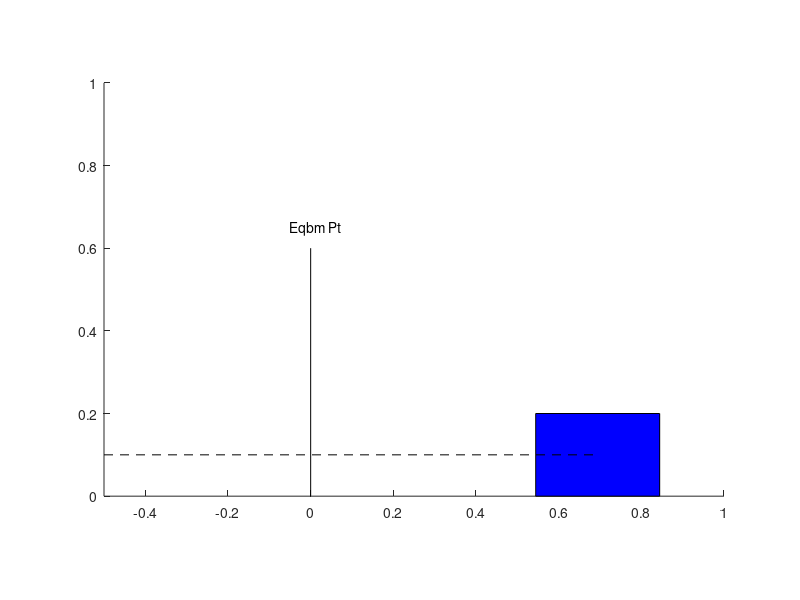

This figure's MATLAB source:
1;
pkg load control;


##**************************************************************************
##*                OCTAVE PROGRAMMING (e-Yantra)
##*                ====================================
##*  This software is intended to teach Octave Programming and Mathematical
##*  Modeling concepts
##*  Theme: Dairy Bike
##*  Filename: Mass_Spring_System.m
##*  Version: 2.0.0  
##*  Date: October 13, 2021
##*
##*  Team ID :
##*  Team Leader Name:
##*  Team Member Name
##*
##*  
##*  Author: e-Yantra Project, Department of Computer Science
##*  and Engineering, Indian Institute of Technology Bombay.
##*  
##*  Software released under Creative Commons CC BY-NC-SA
##*
##*  For legal information refer to:
##*        http://creativecommons.org/licenses/by-nc-sa/4.0/legalcode 
##*     
##*
##*  This software is made available on an �AS IS WHERE IS BASIS�. 
##*  Licensee/end user indemnifies and will keep e-Yantra indemnified from
##*  any and all claim(s) that emanate from the use of the Software or 
##*  breach of the terms of this agreement.
##*  
##*  e-Yantra - An MHRD project under National Mission on Education using 
##*  ICT(NMEICT)
##*
##**************************************************************************


## Function : draw_mass_spring()
## ----------------------------------------------------
## Input:   y - State Vector. In case of mass spring system, the state variables
##              are the position x and the velocity x_dot
##
## Purpose: Takes the state vector as input. It draws the mass spring system in 
##          a 2D plot.
function draw_mass_spring(y)    
  l = 0.3; ## Length of rectangle
  b = 0.2; ## Breadth of rectangle
  
  x_pos = y(1);
  y_pos = 0;
  
  hold on;
  clf;
  axis equal;
  rectangle('Position',[x_pos-l/2,y_pos,l,b],'Curvature',0,'FaceColor',[0 0 1]);
  line ([0 0], [0 0.6], "linestyle", "-", "color", "k");
  line ([-0.5 x_pos], [(y_pos+b)/2 (y_pos+b)/2], "linestyle", "--", "color", "k");
  text(-0.05, 0.65, "Eqbm Pt")
  xlim([-0.5 1])
  ylim([0 1])
  drawnow
  hold off;
endfunction

## Function : mass_spring_dynamics()
## ----------------------------------------------------
## Input:   y - State Vector. In case of mass spring system, the state variables
##              are the position x and the velocity x_dot
##          m - Mass of Block
##          k - Spring Constant
##          u - Input to the system
##
## Output:  dy -  Derivative of State Vector. In case of mass spring system they 
##                will be the velocity x_dot and acceleration x_dot_dot
## Purpose: Calculates the value of the vector dy according to the equations which 
##          govern this system.
function dy = mass_spring_dynamics(y, m, k, u)
  
  dy(1,1) = y(2);
  dy(2,1) = (u-k*y(1))/m;
endfunction

## Function : sim_mass_spring()
## ----------------------------------------------------
## Input:   m - Mass of Block
##          k - Spring Constant
##          y0 - Initial condition
##
## Output:  t - Timestep
##          y - Solution array
##          
## Purpose: This function demonstrates the behavior of mass spring system without 
##          any external input (u)
##          This integrates the system of differential equation from t0 = 0 to 
##          tf = 10 with initial condition y0
function [t,y] = sim_mass_spring(m, k, y0)
  tspan = 0:0.1:10;                ## Initialize time step
  u = 0;                           ## No input
  [t,y] = ode45(@(t,y)mass_spring_dynamics(y, m, k, u),tspan,y0);
endfunction

## Function : mass_spring_AB_matrix()
## ----------------------------------------------------
## Input:   m - Mass of Block
##          k - Spring Constant
##
## Output:  A - A matrix of system
##          B - B matrix of system
##          
## Purpose: Declare the A and B matrices in this function.
function [A,B] = mass_spring_AB_matrix(m, k)
  A = [0 1 ; -k/m 0];
  B = [0 ; 1/m];
endfunction

## Function : pole_place_mass_spring()
## ----------------------------------------------------
## Input:   m - Mass of Block
##          k - Spring Constant
##          y_setpoint - Reference Point
##          y0 - Initial Condition
##
## Output:  t - Timestep
##          y - Solution array
##          
## Purpose: This function demonstrates the behavior of mass spring system with 
##          external input using the pole_placement controller
##          This integrates the system of differential equation from t0 = 0 to 
##          tf = 10 with initial condition y0 and input u = -Kx where K is
##          calculated using Pole Placement Technique.
function [t,y] = pole_place_mass_spring(m, k, y_setpoint, y0)
  [A,B] = mass_spring_AB_matrix(m, k);  ## Initialize A and B matrix 
  eigs = [-1 -300];                    ## Initialise desired eigenvalues
  K = place(A, B, eigs);                ## Calculate K matrix for desired eigenvalues
  tspan = 0:0.1:10;                   ## Initialise time step 
  [t,y] = ode45(@(t,y)mass_spring_dynamics(y, m, k, -K*(y-y_setpoint)),tspan,y0);
endfunction

## Function : lqr_mass_spring()
## ----------------------------------------------------
## Input:   m - Mass of Block
##          k - Spring Constant
##          y_setpoint - Reference Point
##          y0 - Initial Condition
##
## Output:  t - Timestep
##          y - Solution array
##          
## Purpose: This function demonstrates the behavior of mass spring system with 
##          external input using the LQR controller
##          This integrates the system of differential equation from t0 = 0 to 
##          tf = 10 with initial condition y0 and input u = -Kx where K is
##          calculated using LQR
function [t,y] = lqr_mass_spring(m, k, y_setpoint, y0)
  [A,B] = mass_spring_AB_matrix(m, k);  ## Initialize A and B matrix 
  
  Q = [1 0 ; 0 0.5];                  ## Initialise desired eigenvalues
  R = 0.0001;               ## Calculate K matrix for desired eigenvalues
  K = lqr(A, B, Q, R);
  tspan = 0:0.1:10;                   ## Initialise time step 
  [t,y] = ode45(@(t,y)mass_spring_dynamics(y, m, k, -K*(y-y_setpoint)),tspan,y0);
endfunction

## Function : mass_spring_main()
## ----------------------------------------------------
## Purpose: Used for testing out the various controllers by calling their 
##          respective functions. Constant parameters like mass m, spring
##          constant k are defined here.
function mass_spring_main()
  m = 0.2;
  k = 0.8;
  y0 = [-0.3; 0];
  y_setpoint = [0.7; 0];
  
##  [t,y] = sim_mass_spring(m,k, y0);      ## Test mass spring system with no input
##  [t,y] = pole_place_mass_spring(m, k, y_setpoint, y0); ## Test system with Pole Placement controller
  [t,y] = lqr_mass_spring(m, k, y_setpoint, y0);  ## Test system with LQR controller
  for k = 1:length(t)
    draw_mass_spring(y(k, :));  
  endfor
endfunction

mass_spring_main();
